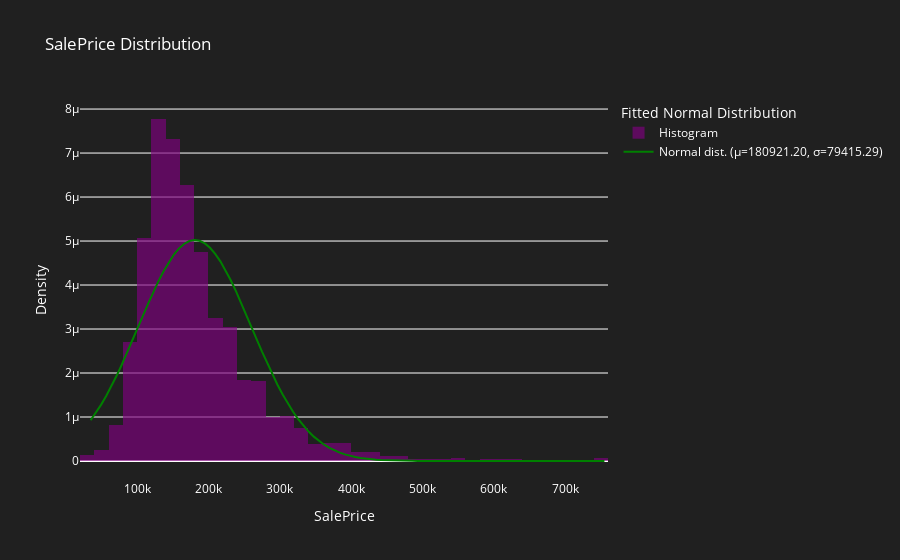
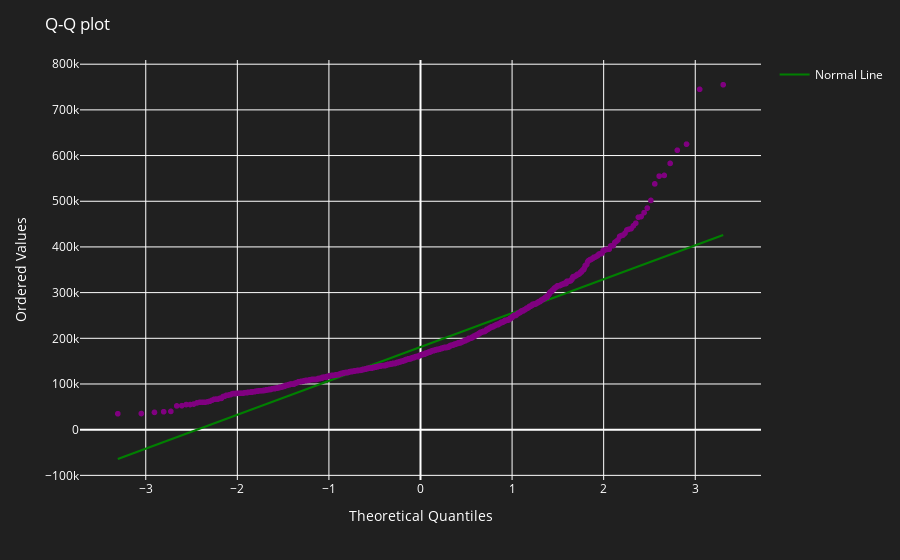

These figures' notebook cell, in order:
### Markdown cell above
# Explore the dependent variable
- Should it be normalized?
- Normalize dependent variable

### Code cell
import scipy.stats as stats

#fit a normal distribution to the SalePrice data
mu, sigma = stats.norm.fit(df['SalePrice'])

#create a historgram of the SalePrice column
hist_data = go.Histogram(x=df['SalePrice'], nbinsx=50, name="Histogram", opacity=0.65, histnorm='probability density', marker=dict(color='purple'))

#calculate the normal distribution based on the fitted parameters
x_norm = np.linspace(df['SalePrice'].min(), df['SalePrice'].max(), 100)
y_norm = stats.norm.pdf(x_norm, mu, sigma)

#create the normal; distribtuion overlay
norm_data = go.Scatter(x=x_norm, y=y_norm, mode="lines", name=f"Normal dist. (μ={mu:.2f}, σ={sigma:.2f})", line=dict(color="green"))

#combine the histogram and the overlay
fig = go.Figure(data=[hist_data, norm_data])

#set the layout for the plot
fig.update_layout(
    title="SalePrice Distribution",
    xaxis_title="SalePrice",
    yaxis_title = "Density",
    legend_title_text="Fitted Normal Distribution",
    plot_bgcolor = 'rgba(32, 32, 32, 1)',
    paper_bgcolor = 'rgba(32, 32, 32, 1)',
    font=dict(color='white')
)

#create a Q-Q plot
qq_data = stats.probplot(df['SalePrice'], dist="norm")
qq_fig = px.scatter(x=qq_data[0][0], y=qq_data[0][1], labels={'x': 'Theoretical Quantiles', 'y': 'Ordered Values'}, color_discrete_sequence=['purple'])
qq_fig.update_layout(
    title="Q-Q plot",
    plot_bgcolor = 'rgba(32, 32, 32, 1)',
    paper_bgcolor = 'rgba(32, 32, 32, 1)',
    font=dict(color='white')
)

#calculate the line of best fit
slope, intercept, r_value, p_value, std_err =  stats.linregress(qq_data[0][0], qq_data[0][1])
line_x = np.array(qq_data[0][0])
line_y = intercept + slope * line_x


#add the line of best fit to the Q-Q plot
line_data = go.Scatter(x=line_x, y=line_y, mode="lines", name="Normal Line", line=dict(color="green"))

#update the Q-Q plot with the normal line
qq_fig.add_trace(line_data)

#show plots
fig.show()
qq_fig.show()

### Figure 1 — Plotly figure (JSON) as saved in the notebook; plotly's stock layout.template omitted (floating-point values rounded to 4 significant figures; data arrays with more than 128 entries replaced by an {"elided": "..."} marker saying what was removed)
{"data": [{"histnorm": "probability density", "marker": {"color": "purple"}, "name": "Histogram", "nbinsx": 50, "opacity": 0.65, "type": "histogram", "x": {"elided": "1460 int values"}}, {"line": {"color": "green"}, "mode": "lines", "name": "Normal dist. (μ=180921.20, σ=79415.29)", "type": "scatter", "x": [34900, 42170.0, 49450.0, 56720.0, 63990.0, 71270.0, 78540.0, 85820.0, 93090.0, 100400.0, 107600.0, 114900.0, 122200.0, 129500.0, 136700.0, 144000.0, 151300.0, 158600.0, 165800.0, 173100.0, 180400.0, 187600.0, 194900.0, 202200.0, 209500.0, 216700.0, 224000.0, 231300.0, 238600.0, 245800.0, 253100.0, 260400.0, 267700.0, 274900.0, 282200.0, 289500.0, 296800.0, 304000.0, 311300.0, 318600.0, 325800.0, 333100.0, 340400.0, 347700.0, 354900.0, 362200.0, 369500.0, 376800.0, 384000.0, 391300.0, 398600.0, 405900.0, 413100.0, 420400.0, 427700.0, 435000.0, 442200.0, 449500.0, 456800.0, 464100.0, 471300.0, 478600.0, 485900.0, 493100.0, 500400.0, 507700.0, 515000.0, 522200.0, 529500.0, 536800.0, 544100.0, 551300.0, 558600.0, 565900.0, 573200.0, 580400.0, 587700.0, 595000.0, 602300.0, 609500.0, 616800.0, 624100.0, 631300.0, 638600.0, 645900.0, 653200.0, 660400.0, 667700.0, 675000.0, 682300.0, 689500.0, 696800.0, 704100.0, 711400.0, 718600.0, 725900.0, 733200.0, 740500.0, 747700.0, 755000], "y": [9.265e-07, 1.092e-06, 1.276e-06, 1.479e-06, 1.699e-06, 1.937e-06, 2.188e-06, 2.452e-06, 2.725e-06, 3.003e-06, 3.282e-06, 3.556e-06, 3.821e-06, 4.072e-06, 4.303e-06, 4.509e-06, 4.685e-06, 4.828e-06, 4.934e-06, 4.999e-06, 5.023e-06, 5.006e-06, 4.946e-06, 4.846e-06, 4.709e-06, 4.538e-06, 4.336e-06, 4.108e-06, 3.86e-06, 3.597e-06, 3.323e-06, 3.045e-06, 2.767e-06, 2.493e-06, 2.227e-06, 1.973e-06, 1.734e-06, 1.511e-06, 1.305e-06, 1.118e-06, 9.502e-07, 8.006e-07, 6.689e-07, 5.542e-07, 4.553e-07, 3.71e-07, 2.997e-07, 2.401e-07, 1.908e-07, 1.503e-07, 1.174e-07, 9.097e-08, 6.989e-08, 5.324e-08, 4.022e-08, 3.014e-08, 2.239e-08, 1.649e-08, 1.205e-08, 8.729e-09, 6.271e-09, 4.467e-09, 3.156e-09, 2.211e-09, 1.536e-09, 1.058e-09, 7.228e-10, 4.896e-10, 3.289e-10, 2.191e-10, 1.447e-10, 9.482e-11, 6.159e-11, 3.968e-11, 2.534e-11, 1.605e-11, 1.009e-11, 6.282e-12, 3.881e-12, 2.377e-12, 1.444e-12, 8.697e-13, 5.195e-13, 3.077e-13, 1.808e-13, 1.053e-13, 6.082e-14, 3.484e-14, 1.979e-14, 1.114e-14, 6.225e-15, 3.448e-15, 1.894e-15, 1.032e-15, 5.572e-16, 2.984e-16, 1.585e-16, 8.348e-17, 4.36e-17, 2.258e-17]}], "layout": {"font": {"color": "white"}, "legend": {"title": {"text": "Fitted Normal Distribution"}}, "paper_bgcolor": "rgba(32, 32, 32, 1)", "plot_bgcolor": "rgba(32, 32, 32, 1)", "title": {"text": "SalePrice Distribution"}, "xaxis": {"title": {"text": "SalePrice"}}, "yaxis": {"title": {"text": "Density"}}}}

### Figure 2 — Plotly figure (JSON) as saved in the notebook; plotly's stock layout.template omitted (floating-point values rounded to 4 significant figures; data arrays with more than 128 entries replaced by an {"elided": "..."} marker saying what was removed)
{"data": [{"hovertemplate": "Theoretical Quantiles=%{x}<br>Ordered Values=%{y}<extra></extra>", "legendgroup": "", "marker": {"color": "purple", "symbol": "circle"}, "mode": "markers", "name": "", "showlegend": false, "type": "scattergl", "x": {"elided": "1460 float values"}, "xaxis": "x", "y": {"elided": "1460 int values"}, "yaxis": "y"}, {"line": {"color": "green"}, "mode": "lines", "name": "Normal Line", "type": "scatter", "x": {"elided": "1460 float values"}, "y": {"elided": "1460 float values"}}], "layout": {"font": {"color": "white"}, "legend": {"tracegroupgap": 0}, "margin": {"t": 60}, "paper_bgcolor": "rgba(32, 32, 32, 1)", "plot_bgcolor": "rgba(32, 32, 32, 1)", "title": {"text": "Q-Q plot"}, "xaxis": {"anchor": "y", "domain": [0, 1], "title": {"text": "Theoretical Quantiles"}}, "yaxis": {"anchor": "x", "domain": [0, 1], "title": {"text": "Ordered Values"}}}}
